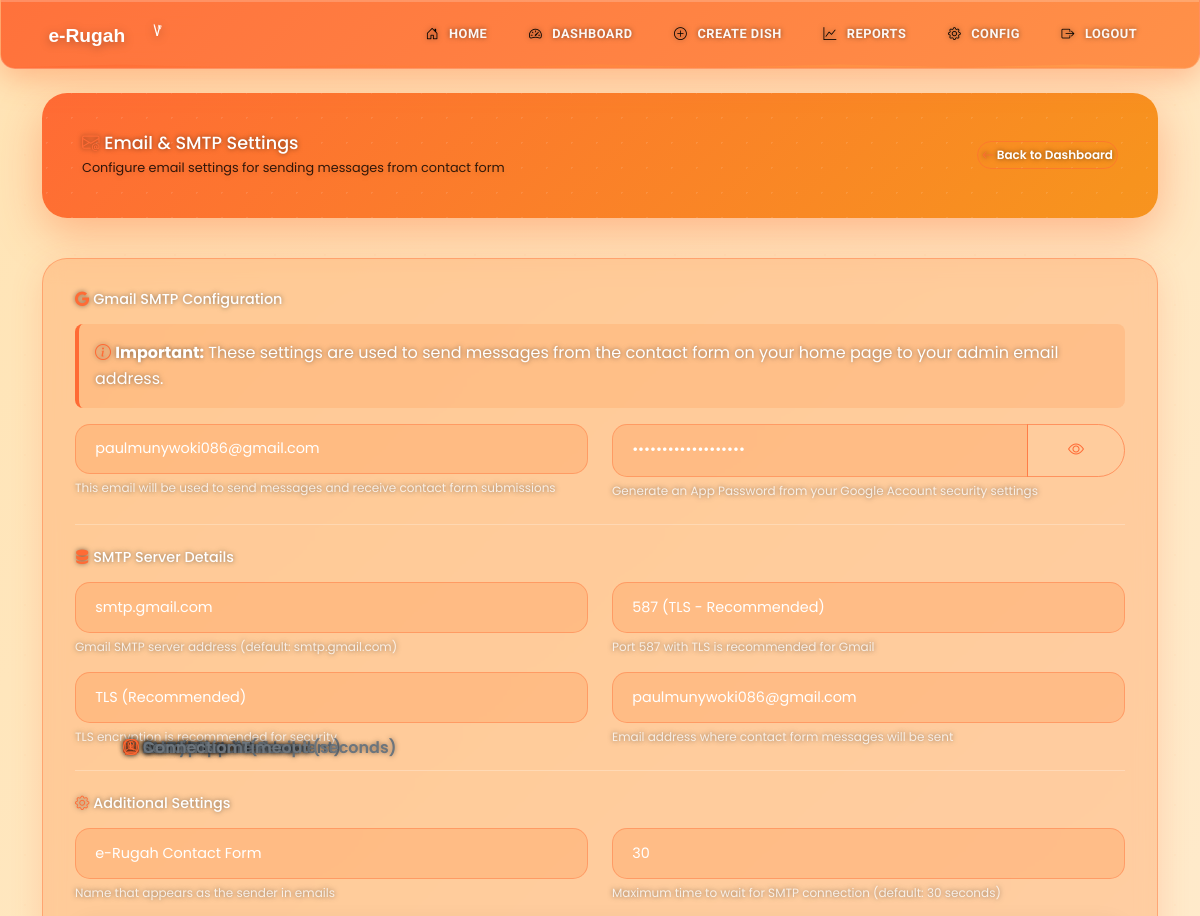
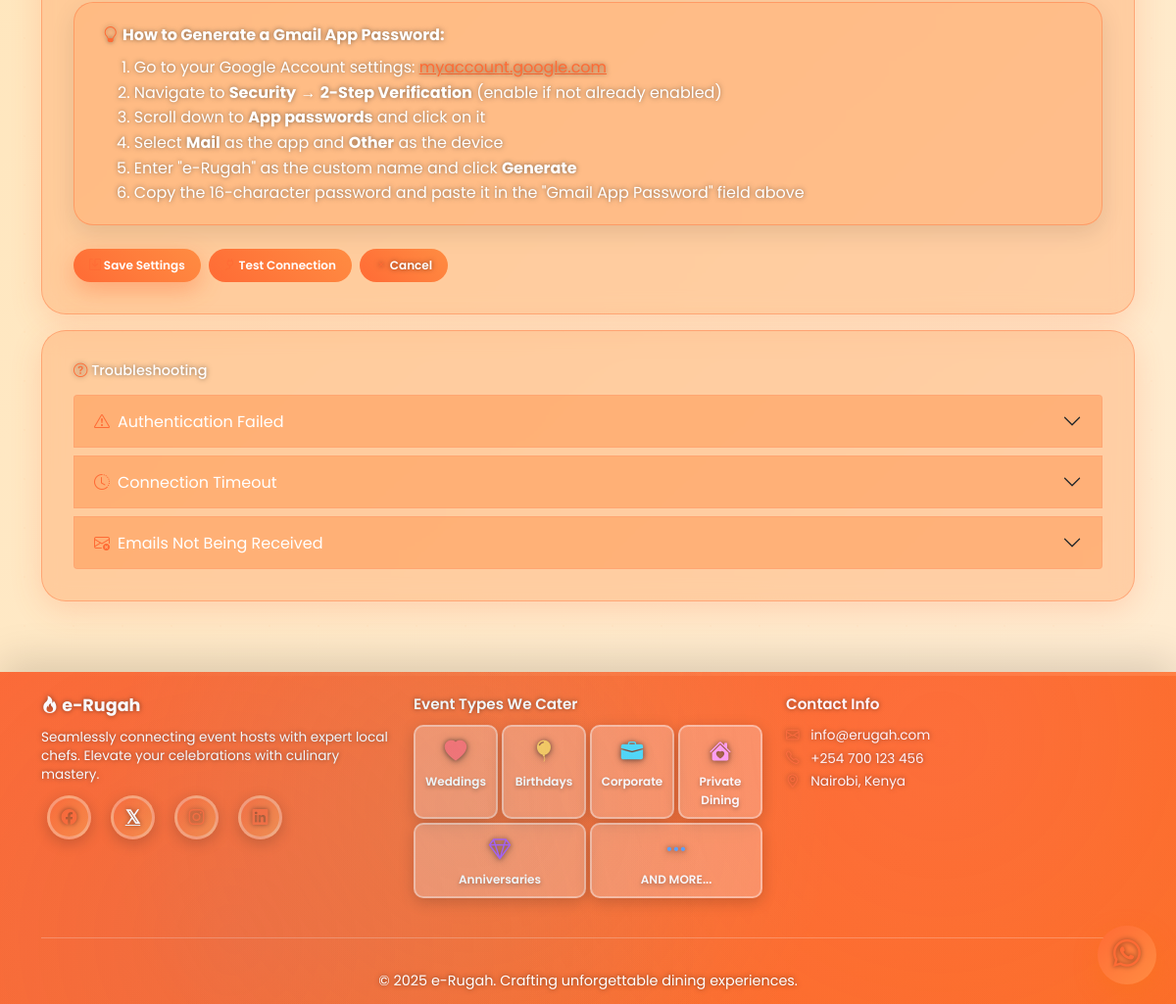
The app's page /admin/email-settings (signed in) with its own data (2 pictures, top to bottom).
### models.py (models this page shows)
class SystemConfig(db.Model):
    id = db.Column(db.Integer, primary_key=True)
    key = db.Column(db.String(50), unique=True, nullable=False)
    value = db.Column(db.String(200), nullable=False)

### main.py (the view, shortened to what this page needs)
@app.route('/admin/email-settings', methods=['GET', 'POST'])
@role_required('admin')
def admin_email_settings():
    settings = {}
    configs = SystemConfig.query.filter(SystemConfig.key.in_([
        'gmail_user', 'gmail_password',
        'smtp_host', 'smtp_port', 'smtp_encryption',
        'admin_email', 'sender_name', 'email_timeout'
    ])).all()
    for config in configs:
        settings[config.key] = config.value
    if 'smtp_host' not in settings:
        settings['smtp_host'] = 'smtp.gmail.com'
    if 'smtp_port' not in settings:
        settings['smtp_port'] = '587'
    if 'smtp_encryption' not in settings:
        settings['smtp_encryption'] = 'tls'
    if 'sender_name' not in settings:
        settings['sender_name'] = 'e-Rugah Contact Form'
    if 'email_timeout' not in settings:
        settings['email_timeout'] = '30'
    return render_template('admin_email_settings.html', settings=settings)

### main.py (called while the page is built)
@app.context_processor
def inject_year():
    return {'year': datetime.now().year}

@login_manager.user_loader
def load_user(user_id):
    return User.query.get(int(user_id))

def role_required(role):
    def decorator(f):
        @wraps(f)
        @login_required
        def decorated_function(*args, **kwargs):
            if current_user.role != role:
                flash('Access denied. Insufficient permissions.', 'danger')
                return redirect(url_for('index'))
            return f(*args, **kwargs)
        return decorated_function
    return decorator

### templates/admin_email_settings.html (shortened to what this page needs)
{% extends "base.html" %}
{% block content %}
<div class="page-header">
    <div class="d-flex justify-content-between align-items-center flex-wrap">
        <div>
            <h5 class="mb-0" style="font-size: 1.1rem;"><i class="bi bi-envelope-at"></i> Email & SMTP Settings</h5>
            <p class="mb-0 mt-1 small" style="font-size: 0.8rem; color: rgba(0, 0, 0, 0.8);">Configure email settings for sending messages from contact form</p>
        </div>
        <div class="mt-2 mt-md-0">
            <a href="{{ url_for('admin_dashboard') }}" class="btn btn-outline-secondary btn-sm" style="font-size: 0.75rem; padding: 0.25rem;">
                <i class="bi bi-arrow-left"></i> Back to Dashboard
            </a>
        </div>
    </div>
</div>
<div class="dashboard-card mb-3">
    <form method="POST" id="emailSettingsForm">
        <h6 class="mb-3" style="font-size: 0.9rem;"><i class="bi bi-google"></i> Gmail SMTP Configuration</h6>
        <div class="info-box">
            <i class="bi bi-info-circle"></i>
            <strong>Important:</strong> These settings are used to send messages from the contact form on your home page to your admin email address.
        </div>
        <div class="row mb-3">
            <div class="col-md-6">
                <label for="gmail_user" class="form-label">
                    <i class="bi bi-envelope"></i> Gmail Email Address
                </label>
                <input type="email" class="form-control" id="gmail_user" name="gmail_user"
                       value="{{ settings.get('gmail_user', '') }}" placeholder="your-email@gmail.com" required>
                <div class="form-text">This email will be used to send messages and receive contact form submissions</div>
            </div>
            <div class="col-md-6">
                <label for="gmail_password" class="form-label">
                    <i class="bi bi-key"></i> Gmail App Password
                </label>
                <div class="input-group">
                    <input type="password" class="form-control" id="gmail_password" name="gmail_password"
                           value="{{ settings.get('gmail_password', '') }}" placeholder="16-character App Password" required>
                    <button class="btn btn-outline-secondary" type="button" id="togglePassword" style="z-index: 10;">
                        <i class="bi bi-eye" id="toggleIcon"></i>
                    </button>
                </div>
                <div class="form-text">Generate an App Password from your Google Account security settings</div>
            </div>
        </div>
        <hr class="my-4">
        <h6 class="mb-3" style="font-size: 0.9rem;"><i class="bi bi-server"></i> SMTP Server Details</h6>
        <div class="row mb-3">
            <div class="col-md-6">
                <label for="smtp_host" class="form-label">
                    <i class="bi bi-hdd-network"></i> SMTP Host
                </label>
                <input type="text" class="form-control" id="smtp_host" name="smtp_host"
                       value="{{ settings.get('smtp_host', 'smtp.gmail.com') }}" placeholder="smtp.gmail.com" required>
                <div class="form-text">Gmail SMTP server address (default: smtp.gmail.com)</div>
            </div>
            <div class="col-md-6">
                <label for="smtp_port" class="form-label">
                    <i class="bi bi-plug"></i> SMTP Port
                </label>
                <select class="form-control" id="smtp_port" name="smtp_port" required>
                    <option value="587" {% if settings.get('smtp_port', '587') == '587' %}selected{% endif %}>587 (TLS - Recommended)</option>
                </select>
                <div class="form-text">Port 587 with TLS is recommended for Gmail</div>
            </div>
        </div>
        <div class="row mb-3">
            <div class="col-md-6">
                <label for="smtp_encryption" class="form-label">
                    <i class="bi bi-shield-lock"></i> Encryption Method
                </label>
                <select class="form-control" id="smtp_encryption" name="smtp_encryption" required>
                    <option value="tls" {% if settings.get('smtp_encryption', 'tls') == 'tls' %}selected{% endif %}>TLS (Recommended)</option>
                </select>
                <div class="form-text">TLS encryption is recommended for security</div>
            </div>
            <div class="col-md-6">
                <label for="admin_email" class="form-label">
                    <i class="bi bi-person-badge"></i> Admin Email (Recipient)
                </label>
                <input type="email" class="form-control" id="admin_email" name="admin_email"
                       value="{{ settings.get('admin_email', settings.get('gmail_user', '')) }}" placeholder="admin@example.com" required>
                <div class="form-text">Email address where contact form messages will be sent</div>
            </div>
        </div>
        <hr class="my-4">
        <h6 class="mb-3" style="font-size: 0.9rem;"><i class="bi bi-gear"></i> Additional Settings</h6>
        <div class="row mb-3">
            <div class="col-md-6">
                <label for="sender_name" class="form-label">
                    <i class="bi bi-person"></i> Sender Name
                </label>
                <input type="text" class="form-control" id="sender_name" name="sender_name"
                       value="{{ settings.get('sender_name', 'e-Rugah Contact Form') }}" placeholder="e-Rugah Contact Form">
                <div class="form-text">Name that appears as the sender in emails</div>
            </div>
            <div class="col-md-6">
                <label for="email_timeout" class="form-label">
                    <i class="bi bi-clock"></i> Connection Timeout (seconds)
                </label>
                <input type="number" class="form-control" id="email_timeout" name="email_timeout"
                       value="{{ settings.get('email_timeout', '30') }}" min="10" max="120" placeholder="30">
                <div class="form-text">Maximum time to wait for SMTP connection (default: 30 seconds)</div>
            </div>
        </div>
        <div class="alert alert-info">
            <i class="bi bi-lightbulb"></i>
            <strong>How to Generate a Gmail App Password:</strong>
            <ol class="mb-0 mt-2">
                <li>Go to your Google Account settings: <a href="https://myaccount.google.com/" target="_blank" style="color: #ff6b35; text-decoration: underline;">myaccount.google.com</a></li>
                <li>Navigate to <strong>Security</strong> → <strong>2-Step Verification</strong> (enable if not already enabled)</li>
                <li>Scroll down to <strong>App passwords</strong> and click on it</li>
                <li>Select <strong>Mail</strong> as the app and <strong>Other</strong> as the device</li>
                <li>Enter "e-Rugah" as the custom name and click <strong>Generate</strong></li>
                <li>Copy the 16-character password and paste it in the "Gmail App Password" field above</li>
            </ol>
        </div>
        <div class="d-flex gap-2 flex-wrap">
            <button type="submit" class="btn btn-primary btn-sm" style="font-size: 0.75rem; padding: 0.5rem 1rem;">
                <i class="bi bi-save"></i> Save Settings
            </button>
            <button type="button" class="btn btn-info btn-sm" id="testConnectionBtn" style="font-size: 0.75rem; padding: 0.5rem 1rem;">
                <i class="bi bi-plug"></i> Test Connection
            </button>
            <a href="{{ url_for('admin_dashboard') }}" class="btn btn-secondary btn-sm" style="font-size: 0.75rem; padding: 0.5rem 1rem;">
                <i class="bi bi-x"></i> Cancel
            </a>
        </div>
    </form>
</div>
<div class="dashboard-card">
    <h6 class="mb-3" style="font-size: 0.9rem;"><i class="bi bi-question-circle"></i> Troubleshooting</h6>
    <div class="accordion" id="troubleshootingAccordion">
        <div class="accordion-item" style="background: rgba(255, 140, 66, 0.2); border: 1px solid rgba(255, 107, 53, 0.3);">
            <h2 class="accordion-header" id="headingOne">
                <button class="accordion-button collapsed" type="button" data-bs-toggle="collapse" data-bs-target="#collapseOne"
                        style="background: rgba(255, 140, 66, 0.3); color: white; border: none;">
                    <i class="bi bi-exclamation-triangle me-2"></i> Authentication Failed
                </button>
            </h2>
        </div>
        <div class="accordion-item" style="background: rgba(255, 140, 66, 0.2); border: 1px solid rgba(255, 107, 53, 0.3); margin-top: 0.5rem;">
            <h2 class="accordion-header" id="headingTwo">
                <button class="accordion-button collapsed" type="button" data-bs-toggle="collapse" data-bs-target="#collapseTwo"
                        style="background: rgba(255, 140, 66, 0.3); color: white; border: none;">
                    <i class="bi bi-clock-history me-2"></i> Connection Timeout
                </button>
            </h2>
        </div>
        <div class="accordion-item" style="background: rgba(255, 140, 66, 0.2); border: 1px solid rgba(255, 107, 53, 0.3); margin-top: 0.5rem;">
            <h2 class="accordion-header" id="headingThree">
                <button class="accordion-button collapsed" type="button" data-bs-toggle="collapse" data-bs-target="#collapseThree"
                        style="background: rgba(255, 140, 66, 0.3); color: white; border: none;">
                    <i class="bi bi-envelope-x me-2"></i> Emails Not Being Received
                </button>
            </h2>
        </div>
    </div>
</div>
{% endblock %}

### static/css/style.css (style rules this page uses)
:root { --primary-color: #ff6b35; --secondary-color: #f7931e; --success-color: #2ecc71; --danger-color: #e74c3c; --dark-color: #2c3e50; --light-color: #ecf0f1; --text-dark: #34495e; --accent-color: #ff9f43; --food-green: #6ab04c; --food-red: #eb4d4b; --food-purple: #9b59b6; --food-yellow: #f39c12; }
* { margin: 0; padding: 0; box-sizing: border-box; }
body { font-family: 'Poppins', sans-serif; color: var(--text-dark); line-height: 1.6; background: #fff8f0; background-image: radial-gradient(circle at 10% 20%, rgba(255, 107, 53, 0.05) 0%, transparent 50%), radial-gradient(circle at 90% 80%, rgba(247, 147, 30, 0.05) 0%, transparent 50%), radial-gradient(circle at 50% 50%, rgba(106, 176, 76, 0.03) 0%, transparent 70%); min-height: 100vh; position: relative; overflow-x: hidden; }
body::before { content: ''; position: fixed; top: -50%; right: -50%; width: 200%; height: 200%; background: radial-gradient(circle, rgba(255, 159, 67, 0.03) 1px, transparent 1px); background-size: 50px 50px; animation: grain 8s steps(10) infinite; pointer-events: none; z-index: -1; }
.btn-primary { background: linear-gradient(135deg, var(--primary-color), var(--secondary-color), var(--accent-color)); background-color: var(--primary-color); background-size: 200% auto; border: none; border-color: var(--primary-color); padding: 0.85rem 2.5rem; font-weight: 600; border-radius: 50px; box-shadow: 0 8px 25px rgba(255, 107, 53, 0.4); transition: all 0.4s cubic-bezier(0.68, -0.55, 0.265, 1.55); position: relative; overflow: hidden; color: white; }
.btn-primary::before { content: ''; position: absolute; top: 50%; left: 50%; width: 0; height: 0; border-radius: 50%; background: rgba(255, 255, 255, 0.3); transform: translate(-50%, -50%); transition: width 0.6s, height 0.6s; }
.btn-outline-secondary { border: 2px solid var(--primary-color); color: var(--primary-color); padding: 0.85rem 2.5rem; font-weight: 600; border-radius: 50px; transition: all 0.4s cubic-bezier(0.68, -0.55, 0.265, 1.55); background: transparent; position: relative; overflow: hidden; }
.btn-outline-secondary::before { content: ''; position: absolute; top: 0; left: -100%; width: 100%; height: 100%; background: linear-gradient(135deg, var(--primary-color), var(--secondary-color)); transition: left 0.4s ease; z-index: -1; }
.form-control, .form-select { border: 2px solid #e8e8e8; border-radius: 15px; padding: 0.85rem 1.2rem; transition: all 0.3s ease; font-family: 'Poppins', sans-serif; }
.form-label { font-weight: 600; color: var(--text-dark); margin-bottom: 0.6rem; }
.alert { border: none; border-radius: 20px; padding: 1.2rem 1.8rem; margin-bottom: 1.5rem; box-shadow: 0 8px 25px rgba(0, 0, 0, 0.1); animation: slideIn 0.5s ease-out; }
.alert-info { background: linear-gradient(135deg, rgba(52, 152, 219, 0.12), rgba(41, 128, 185, 0.12)); color: #2980b9; border-left: 5px solid #3498db; }
.food-pattern { position: relative; }
.page-header { background: linear-gradient(135deg, var(--primary-color), var(--secondary-color), var(--accent-color)); background-size: 200% auto; color: white; padding: 2.5rem; border-radius: 25px; margin-bottom: 2.5rem; box-shadow: 0 15px 45px rgba(255, 107, 53, 0.4); animation: slideIn 0.6s ease-out, shimmer 8s linear infinite; position: relative; overflow: hidden; }
.page-header::before { content: ''; position: absolute; top: -50%; right: -50%; width: 200%; height: 200%; background: radial-gradient(circle, rgba(255, 255, 255, 0.1) 1px, transparent 1px); background-size: 25px 25px; animation: grain 15s linear infinite; }
.page-header p { position: relative; z-index: 1; text-shadow: 0 2px 5px rgba(0, 0, 0, 0.1); }
.btn-sm { border-radius: 25px; padding: 0.5rem 1.2rem; font-weight: 600; transition: all 0.3s cubic-bezier(0.68, -0.55, 0.265, 1.55); }
.dashboard-card { background: white; border-radius: 25px; padding: 2rem; box-shadow: 0 15px 45px rgba(0, 0, 0, 0.1); transition: all 0.4s ease; position: relative; overflow: hidden; }
.dashboard-card::before { content: ''; position: absolute; top: 0; left: 0; width: 100%; height: 5px; background: linear-gradient(90deg, var(--primary-color), var(--secondary-color), var(--accent-color)); }
.form-control { font-size: 0.9rem; transition: all 0.3s ease; border: 2px solid #e9ecef; }
.form-label { position: absolute; left: 3rem; top: 50%; transform: translateY(-50%); color: #6c757d; pointer-events: none; transition: all 0.3s cubic-bezier(0.4, 0, 0.2, 1); font-size: 1rem; z-index: 2; }

### records on screen
SystemConfig: gmail_user "paulmunywoki086@gmail.com", admin_email "paulmunywoki086@gmail.com"
SystemConfig: smtp_host "smtp.gmail.com"
SystemConfig: smtp_port "587 (TLS - Recommended)"
SystemConfig: smtp_encryption "TLS (Recommended)"
SystemConfig: sender_name "e-Rugah Contact Form"
SystemConfig: email_timeout "30"
